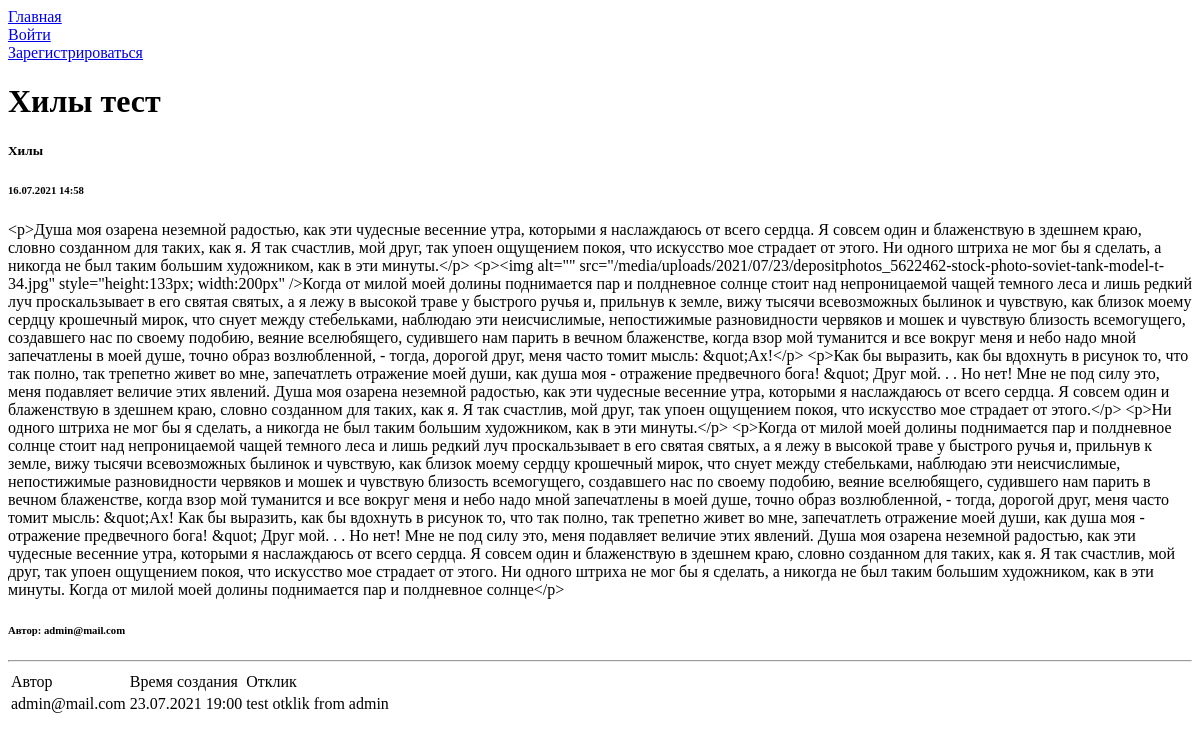
Before: /board/4 with the older database file.
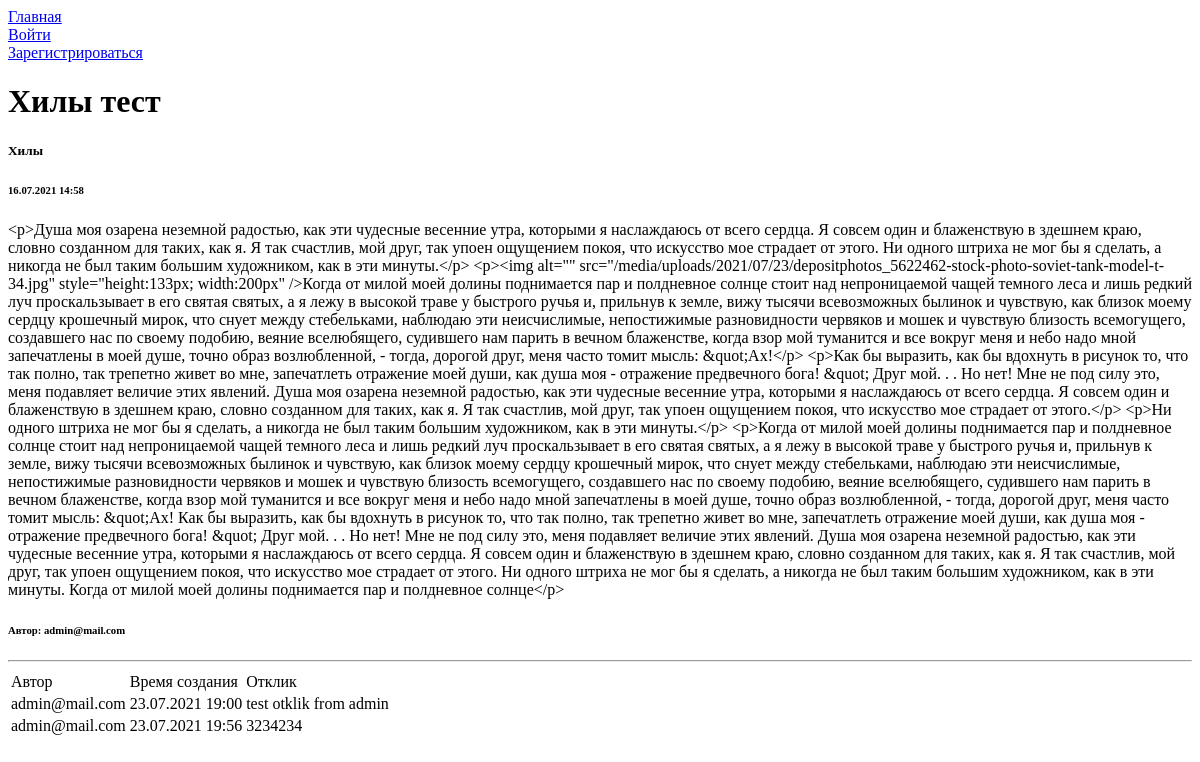
After: the same page with the newer database file.
### board/models.py (models this page shows, shortened)
class Reply(models.Model):
    user_id = models.ForeignKey(auth.get_user_model(),
                                on_delete=models.CASCADE)
    ad_id = models.ForeignKey(Ad, on_delete=models.CASCADE)
    reply = models.TextField(default='')
    creation_time = models.DateTimeField(auto_now_add=True)
    is_approved = models.BooleanField(default=False)

### board/views.py (the view)
# urls.py: path('<int:pk>', AdDetail.as_view(), name='ad_detail_view'),
class AdDetail(DetailView):
    model = Ad
    template_name = "ad_detail.html"
    context_object_name = 'ad'
    def get_context_data(self, **kwargs):
        context = super().get_context_data(**kwargs)
        context['reply_list'] = Reply.objects.filter(ad_id=self.kwargs['pk'])
        return context

### board/models.py (called while the page is built)
    def __str__(self):
        return self.name

### templates/ad_detail.html (shortened to what this page needs)
{% extends 'flatpages/default.html' %}
{% load account %}
{% block body %}
    <h1>{{ ad.header }}</h1>
    <h5>{{ ad.category_id }}</h5>
    <h6>{{ ad.creation_time|date:'d.m.Y G:i' }}</h6>
    <p>{{ ad.ad }}</p>
    <h6>Автор: {{ ad.user_id.email }}</h6>
    <hr>
    {% if reply_list %}
        <table>
            <thead>
                <tr>
                    <td>
                        Автор
                    </td>
                    <td>
                        Время создания
                    </td>
                    <td>
                        Отклик
                    </td>
                </tr>
            </thead>
            {% for reply in reply_list %}
                <tr>
                    <td>
                        {{ reply.user_id.email }}
                    </td>
                    <td>
                        {{ reply.creation_time|date:'d.m.Y G:i' }}
                    </td>
                    <td>
                        {{ reply.reply }}
                    </td>
                </tr>
            {% endfor %}
        </table>
    {% endif %}
{% endblock body %}

Changed rows visible on the page:
added Reply: user_id.email "admin@mail.com", creation_time "23.07.2021 19:56", reply "3234234"
